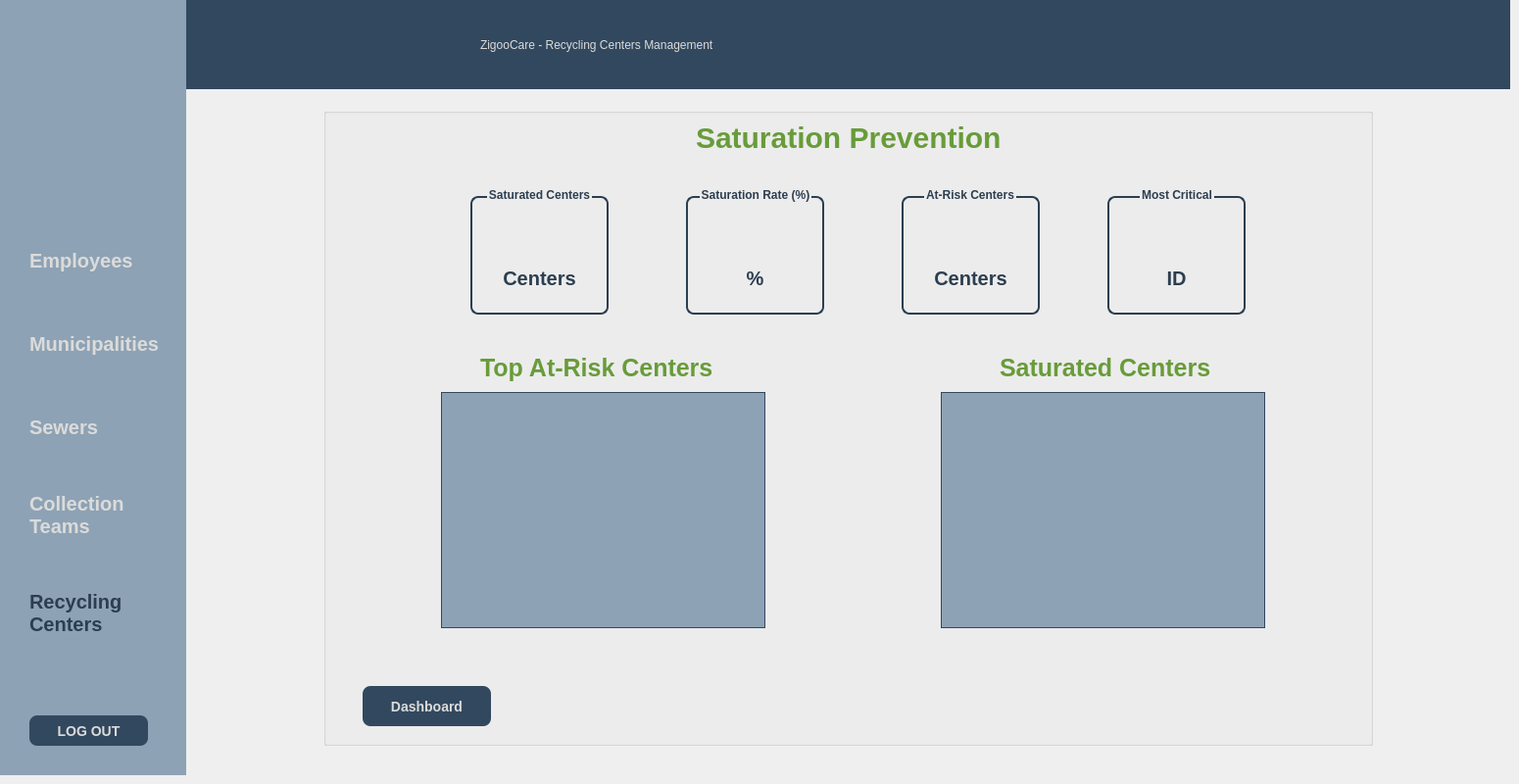
      <widget class="QWidget" name="page_2_r">
       <widget class="QWidget" name="widget_sidebar_r2" native="true">
        <property name="geometry">
         <rect>
          <x>0</x>
          <y>0</y>
          <width>190</width>
          <height>791</height>
         </rect>
        </property>
        <property name="styleSheet">
         <string notr="true">background-color: #8DA2B5;</string>
        </property>
        <widget class="QPushButton" name="pushButton_logout_r2">
         <property name="geometry">
          <rect>
           <x>30</x>
           <y>730</y>
           <width>121</width>
           <height>31</height>
          </rect>
         </property>
         <property name="styleSheet">
          <string notr="true">QPushButton {
	background-color: #32485F;
    color: #DBDBD9;
    font-size: 14px;
    font-weight: bold;
    border: none;
    border-radius: 8px;             
    padding: 8px 16px;
}

QPushButton:hover {
    
	background-color: rgb(163, 0, 3);
}

QPushButton:pressed {
    background-color: rgb(163, 0, 3);   
}

QPushButton:disabled {
    background-color: #BDBDBD;     
    color: #757575;
}
</string>
         </property>
         <property name="text">
          <string>LOG OUT</string>
         </property>
        </widget>
        <widget class="QLabel" name="label_image_r2">
         <property name="geometry">
          <rect>
           <x>20</x>
           <y>40</y>
           <width>151</width>
           <height>151</height>
          </rect>
         </property>
         <property name="text">
          <string/>
         </property>
         <property name="pixmap">
          <pixmap resource="resources.qrc">:/images/logo_untitled.png</pixmap>
         </property>
         <property name="scaledContents">
          <bool>true</bool>
         </property>
        </widget>
        <widget class="QPushButton" name="pushButton_rcentersm_r2">
         <property name="geometry">
          <rect>
           <x>30</x>
           <y>600</y>
           <width>101</width>
           <height>51</height>
          </rect>
         </property>
         <property name="styleSheet">
          <string notr="true">QPushButton {
    background-color: transparent;
    border: none;
    font-weight: bold;
    color: #2c3e50;
	text-align:left;
	font-size:20px;
}
</string>
         </property>
         <property name="text">
          <string>Recycling
Centers  </string>
         </property>
        </widget>
        <widget class="QPushButton" name="pushButton_municipalitiesm_r2">
         <property name="geometry">
          <rect>
           <x>30</x>
           <y>330</y>
           <width>141</width>
           <height>41</height>
          </rect>
         </property>
         <property name="styleSheet">
          <string notr="true">QPushButton {
    background-color: transparent;
    border: none;
    font-weight: bold;
    color: #DBDBD9;
	text-align:left;
	font-size:20px;
}

QPushButton:hover {
    color: #2c3e50;
}

</string>
         </property>
         <property name="text">
          <string>Municipalities  </string>
         </property>
        </widget>
        <widget class="QPushButton" name="pushButton_sewersm_r2">
         <property name="geometry">
          <rect>
           <x>30</x>
           <y>420</y>
           <width>81</width>
           <height>31</height>
          </rect>
         </property>
         <property name="styleSheet">
          <string notr="true">QPushButton {
    background-color: transparent;
    border: none;
    font-weight: bold;
    color: #DBDBD9;
	text-align:left;
	font-size:20px;
}

QPushButton:hover {
    color: #2c3e50;
}

</string>
         </property>
         <property name="text">
          <string>Sewers</string>
         </property>
        </widget>
        <widget class="QPushButton" name="pushButton_employeem_r2">
         <property name="geometry">
          <rect>
           <x>30</x>
           <y>250</y>
           <width>111</width>
           <height>31</height>
          </rect>
         </property>
         <property name="styleSheet">
          <string notr="true">QPushButton {
    background-color: transparent;
    border: none;
    font-weight: bold;
    color: #DBDBD9;
	text-align:left;
	font-size:20px;
}

QPushButton:hover {
    color: #2c3e50;
}

</string>
         </property>
         <property name="text">
          <string>Employees</string>
         </property>
        </widget>
        <widget class="QPushButton" name="pushButton_collectiontm_r2">
         <property name="geometry">
          <rect>
           <x>30</x>
           <y>500</y>
           <width>101</width>
           <height>51</height>
          </rect>
         </property>
         <property name="styleSheet">
          <string notr="true">QPushButton {
    background-color: transparent;
    border: none;
    font-weight: bold;
    color: #DBDBD9;
	text-align:left;
	font-size:20px;
}

QPushButton:hover {
    color: #2c3e50;
}

</string>
         </property>
         <property name="text">
          <string>Collection
Teams</string>
         </property>
        </widget>
       </widget>
       <widget class="QGroupBox" name="groupBox_main_r2">
        <property name="geometry">
         <rect>
          <x>330</x>
          <y>110</y>
          <width>1071</width>
          <height>651</height>
         </rect>
        </property>
        <property name="styleSheet">
         <string notr="true">  background-color: #99DBDBD9;
QGroupBox {
    border: 2px solid ;
    border-radius: 8px;
    margin-top: 10px;
	border-color: #2c3e50;
}
</string>
        </property>
        <property name="title">
         <string/>
        </property>
        <widget class="QGroupBox" name="groupBox_scenters_r2">
         <property name="geometry">
          <rect>
           <x>150</x>
           <y>80</y>
           <width>141</width>
           <height>131</height>
          </rect>
         </property>
         <property name="styleSheet">
          <string notr="true">QGroupBox {
    border: 2px solid #2c3e50;
    border-radius: 8px;
    margin-top: 10px;
font-weight: bold;
color: #2c3e50;
}</string>
         </property>
         <property name="title">
          <string>Saturated Centers</string>
         </property>
         <property name="alignment">
          <set>Qt::AlignmentFlag::AlignCenter</set>
         </property>
         <widget class="QWidget" name="verticalLayoutWidget_18">
          <property name="geometry">
           <rect>
            <x>10</x>
            <y>30</y>
            <width>121</width>
            <height>91</height>
           </rect>
          </property>
          <layout class="QVBoxLayout" name="verticalLayout_scenters_r2">
           <item>
            <widget class="QLabel" name="label_scenters_r2">
             <property name="styleSheet">
              <string notr="true">font-size: 40px;
font-weight: bold;
color: #2c3e50;

</string>
             </property>
             <property name="text">
              <string/>
             </property>
             <property name="alignment">
              <set>Qt::AlignmentFlag::AlignCenter</set>
             </property>
            </widget>
           </item>
           <item>
            <layout class="QVBoxLayout" name="verticalLayout_scenters2_r2">
             <item>
              <widget class="QLabel" name="label_scenters_r2_2">
               <property name="styleSheet">
                <string notr="true">font-size: 20px;
font-weight: bold;
color: #2c3e50;
</string>
               </property>
               <property name="text">
                <string>Centers</string>
               </property>
               <property name="alignment">
                <set>Qt::AlignmentFlag::AlignHCenter|Qt::AlignmentFlag::AlignTop</set>
               </property>
              </widget>
             </item>
            </layout>
           </item>
          </layout>
         </widget>
        </widget>
        <widget class="QGroupBox" name="groupBox_atr_r2">
         <property name="geometry">
          <rect>
           <x>590</x>
           <y>80</y>
           <width>141</width>
           <height>131</height>
          </rect>
         </property>
         <property name="styleSheet">
          <string notr="true">QGroupBox {
    border: 2px solid #2c3e50;
    border-radius: 8px;
    margin-top: 10px;
font-weight: bold;
color: #2c3e50;
}</string>
         </property>
         <property name="title">
          <string>At-Risk Centers</string>
         </property>
         <property name="alignment">
          <set>Qt::AlignmentFlag::AlignCenter</set>
         </property>
         <widget class="QWidget" name="verticalLayoutWidget_17">
          <property name="geometry">
           <rect>
            <x>10</x>
            <y>30</y>
            <width>121</width>
            <height>91</height>
           </rect>
          </property>
          <layout class="QVBoxLayout" name="verticalLayout_atr_r2">
           <item>
            <widget class="QLabel" name="label_atr_r2">
             <property name="styleSheet">
              <string notr="true">font-size: 40px;
font-weight: bold;
color: #2c3e50;
</string>
             </property>
             <property name="text">
              <string/>
             </property>
             <property name="alignment">
              <set>Qt::AlignmentFlag::AlignCenter</set>
             </property>
            </widget>
           </item>
           <item>
            <layout class="QVBoxLayout" name="verticalLayout_atr2_r2">
             <item>
              <widget class="QLabel" name="label_atr2_r2">
               <property name="styleSheet">
                <string notr="true">font-size: 20px;
font-weight: bold;
color: #2c3e50;
</string>
               </property>
               <property name="text">
                <string>Centers</string>
               </property>
               <property name="alignment">
                <set>Qt::AlignmentFlag::AlignHCenter|Qt::AlignmentFlag::AlignTop</set>
               </property>
              </widget>
             </item>
            </layout>
           </item>
          </layout>
         </widget>
        </widget>
        <widget class="QLabel" name="label_title_r2">
         <property name="geometry">
          <rect>
           <x>380</x>
           <y>10</y>
           <width>321</width>
           <height>41</height>
          </rect>
         </property>
         <property name="styleSheet">
          <string notr="true">color: rgb(104, 156, 58);
font:bold;
font-size:30px;
background-color: transparent;</string>
         </property>
         <property name="text">
          <string>Saturation Prevention</string>
         </property>
        </widget>
        <widget class="QGroupBox" name="groupBox_saturationr_r2">
         <property name="geometry">
          <rect>
           <x>370</x>
           <y>80</y>
           <width>141</width>
           <height>131</height>
          </rect>
         </property>
         <property name="styleSheet">
          <string notr="true">QGroupBox {
    border: 2px solid #2c3e50;
    border-radius: 8px;
    margin-top: 10px;
font-weight: bold;
color: #2c3e50;
}</string>
         </property>
         <property name="title">
          <string>Saturation Rate (%)</string>
         </property>
         <property name="alignment">
          <set>Qt::AlignmentFlag::AlignCenter</set>
         </property>
         <widget class="QWidget" name="verticalLayoutWidget_16">
          <property name="geometry">
           <rect>
            <x>10</x>
            <y>30</y>
            <width>121</width>
            <height>91</height>
           </rect>
          </property>
          <layout class="QVBoxLayout" name="verticalLayout_saturation_r2">
           <item>
            <widget class="QLabel" name="label_saturationr_r2">
             <property name="styleSheet">
              <string notr="true">font-size: 40px;
font-weight: bold;
color: #2c3e50;
</string>
             </property>
             <property name="text">
              <string/>
             </property>
             <property name="alignment">
              <set>Qt::AlignmentFlag::AlignCenter</set>
             </property>
            </widget>
           </item>
           <item>
            <layout class="QVBoxLayout" name="verticalLayout_saturationr2_r2">
             <item>
              <widget class="QLabel" name="label_saturationr2_r2">
               <property name="styleSheet">
                <string notr="true">font-size: 20px;
font-weight: bold;
color: #2c3e50;
</string>
               </property>
               <property name="text">
                <string>%</string>
               </property>
               <property name="alignment">
                <set>Qt::AlignmentFlag::AlignHCenter|Qt::AlignmentFlag::AlignTop</set>
               </property>
              </widget>
             </item>
            </layout>
           </item>
          </layout>
         </widget>
        </widget>
        <widget class="QLabel" name="label_top10_r2">
         <property name="geometry">
          <rect>
           <x>160</x>
           <y>250</y>
           <width>281</width>
           <height>31</height>
          </rect>
         </property>
         <property name="styleSheet">
          <string notr="true">color: rgb(104, 156, 58);
font:bold;
font-size:25px;
background-color: transparent;</string>
         </property>
         <property name="text">
          <string>Top At-Risk Centers</string>
         </property>
        </widget>
        <widget class="QLabel" name="label_titletabstaurated_r2">
         <property name="geometry">
          <rect>
           <x>690</x>
           <y>250</y>
           <width>231</width>
           <height>31</height>
          </rect>
         </property>
         <property name="styleSheet">
          <string notr="true">color: rgb(104, 156, 58);
font:bold;
font-size:25px;
background-color: transparent;</string>
         </property>
         <property name="text">
          <string>Saturated Centers </string>
         </property>
        </widget>
        <widget class="QGroupBox" name="groupBox_mostc_r2">
         <property name="geometry">
          <rect>
           <x>800</x>
           <y>80</y>
           <width>141</width>
           <height>131</height>
          </rect>
         </property>
         <property name="styleSheet">
          <string notr="true">QGroupBox {
    border: 2px solid #2c3e50;
    border-radius: 8px;
    margin-top: 10px;
font-weight: bold;
color: #2c3e50;
}</string>
         </property>
         <property name="title">
          <string>Most Critical</string>
         </property>
         <property name="alignment">
          <set>Qt::AlignmentFlag::AlignCenter</set>
         </property>
         <widget class="QWidget" name="verticalLayoutWidget_15">
          <property name="geometry">
           <rect>
            <x>10</x>
            <y>30</y>
            <width>121</width>
            <height>91</height>
           </rect>
          </property>
          <layout class="QVBoxLayout" name="verticalLayout_mostc1_r2">
           <item>
            <widget class="QLabel" name="label_mostc_r2">
             <property name="styleSheet">
              <string notr="true">font-size: 40px;
font-weight: bold;
color: #2c3e50;
</string>
             </property>
             <property name="text">
              <string/>
             </property>
             <property name="alignment">
              <set>Qt::AlignmentFlag::AlignCenter</set>
             </property>
            </widget>
           </item>
           <item>
            <layout class="QVBoxLayout" name="verticalLayout_mostc2_r2">
             <item>
              <widget class="QLabel" name="label_mostc2_r2">
               <property name="styleSheet">
                <string notr="true">font-size: 20px;
font-weight: bold;
color: #2c3e50;
</string>
               </property>
               <property name="text">
                <string>ID</string>
               </property>
               <property name="alignment">
                <set>Qt::AlignmentFlag::AlignHCenter|Qt::AlignmentFlag::AlignTop</set>
               </property>
              </widget>
             </item>
            </layout>
           </item>
          </layout>
         </widget>
        </widget>
        <widget class="QPushButton" name="pushButton_centerm_r2">
         <property name="geometry">
          <rect>
           <x>40</x>
           <y>590</y>
           <width>131</width>
           <height>41</height>
          </rect>
         </property>
         <property name="styleSheet">
          <string notr="true">QPushButton {
    background-color: #32485F;     
    color: #DBDBD9;
    font-size: 14px;
    font-weight: bold;
    border: none;
    border-radius: 8px;             
    padding: 8px 16px;
}

QPushButton:hover {
    background-color: #018ADA;
}

QPushButton:pressed {
	background-color: #2c3e50;
}

QPushButton:disabled {
    background-color: #BDBDBD;
    color: #757575;
}
</string>
         </property>
         <property name="text">
          <string>Dashboard</string>
         </property>
        </widget>
        <widget class="QTableView" name="tableView_saturated_r2">
         <property name="geometry">
          <rect>
           <x>630</x>
           <y>290</y>
           <width>331</width>
           <height>241</height>
          </rect>
         </property>
         <property name="styleSheet">
          <string notr="true">QTableView {
    background-color: #8DA2B5;
	alternate-background-color: #7F95A8;
    gridline-color: #32485F;
    border: 1px solid #32485F;
    color: #32485F;
    selection-background-color: #018ADA;
    selection-color: white;
}

QTableView::item {
    padding: 6px;
    border: none;
}

QTableView::item:hover {
    background-color: rgba(1, 138, 218, 0.15);
}

QTableView::item:selected {
    background-color: #018ADA;
    color: white;
}

QHeaderView::section {
    background-color: #32485F;
    color: white;
    padding: 6px;
    border: 1px solid #32485F;
    font-weight: bold;
}

QHeaderView::section:checked {
    background-color: #018ADA;
}

QScrollBar:vertical {
    background: #8DA2B5;
    width: 10px;
}

QScrollBar::handle:vertical {
    background: #32485F;
    border-radius: 4px;
}

QScrollBar::handle:vertical:hover {
    background: #018ADA;
} 
QScrollBar::handle:horizental {
    background: #32485F;
    border-radius: 4px;
}

QScrollBar::handle:horizental:hover {
    background: #018ADA;
} 
</string>
         </property>
        </widget>
        <widget class="QTableView" name="tableView_predict_r2">
         <property name="geometry">
          <rect>
           <x>120</x>
           <y>290</y>
           <width>331</width>
           <height>241</height>
          </rect>
         </property>
         <property name="styleSheet">
          <string notr="true">QTableView {
    background-color: #8DA2B5;
	alternate-background-color: #7F95A8;
    gridline-color: #32485F;
    border: 1px solid #32485F;
    color: #32485F;
    selection-background-color: #018ADA;
    selection-color: white;
}

QTableView::item {
    padding: 6px;
    border: none;
}

QTableView::item:hover {
    background-color: rgba(1, 138, 218, 0.15);
}

QTableView::item:selected {
    background-color: #018ADA;
    color: white;
}

QHeaderView::section {
    background-color: #32485F;
    color: white;
    padding: 6px;
    border: 1px solid #32485F;
    font-weight: bold;
}

QHeaderView::section:checked {
    background-color: #018ADA;
}

QScrollBar:vertical {
    background: #8DA2B5;
    width: 10px;
}

QScrollBar::handle:vertical {
    background: #32485F;
    border-radius: 4px;
}

QScrollBar::handle:vertical:hover {
    background: #018ADA;
} 
QScrollBar::handle:horizental {
    background: #32485F;
    border-radius: 4px;
}

QScrollBar::handle:horizental:hover {
    background: #018ADA;
} 
</string>
         </property>
         <property name="editTriggers">
          <set>QAbstractItemView::EditTrigger::NoEditTriggers</set>
         </property>
        </widget>
       </widget>
       <widget class="QWidget" name="widget_module_r2" native="true">
        <property name="geometry">
         <rect>
          <x>190</x>
          <y>0</y>
          <width>1351</width>
          <height>91</height>
         </rect>
        </property>
        <property name="styleSheet">
         <string notr="true">background-color: #32485F;</string>
        </property>
        <widget class="QLabel" name="label_module_r2">
         <property name="geometry">
          <rect>
           <x>300</x>
           <y>10</y>
           <width>931</width>
           <height>71</height>
          </rect>
         </property>
         <property name="styleSheet">
          <string notr="true">font: 700 25pt;
color: rgb(219, 219, 217);</string>
         </property>
         <property name="text">
          <string>ZigooCare - Recycling Centers Management</string>
         </property>
        </widget>
       </widget>
      </widget>
